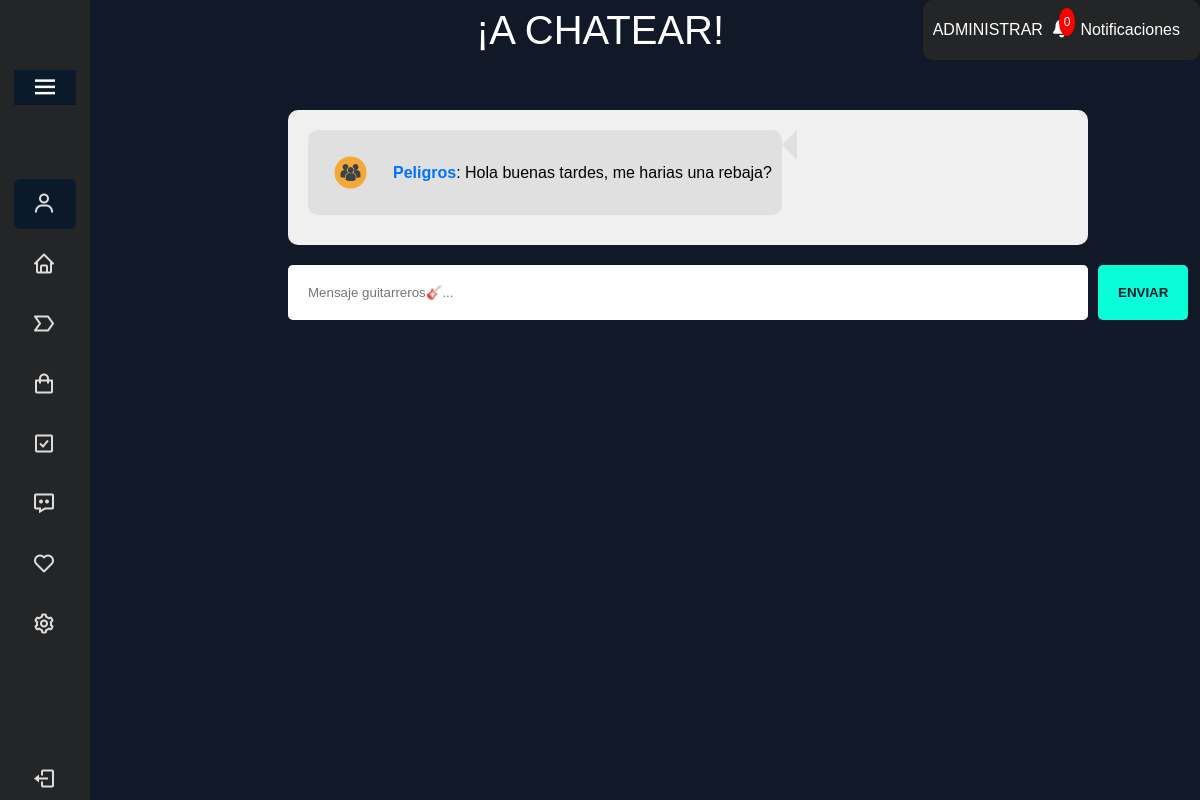
/index.php?controlador=chat&action=mostrarMensajesChat_porId&id_chat=23 (signed in), run on the app's committed database.
### tables this page shows
CREATE TABLE `usuarios` (
  `id_usuario` int(11) NOT NULL,
  `nombre` varchar(50) NOT NULL,
  `email` varchar(50) NOT NULL,
  `pass` varchar(255) NOT NULL,
  `direccion` varchar(100) NOT NULL,
  `telefono` varchar(20) NOT NULL,
  `fecha_creacion` timestamp NOT NULL DEFAULT current_timestamp(),
  `admin` int(1) NOT NULL DEFAULT 0
);

CREATE TABLE `mensajes` (
  `id_mensaje` int(11) NOT NULL,
  `id_chat` int(11) NOT NULL,
  `id_emisor` int(11) NOT NULL,
  `mensaje` text NOT NULL,
  `fecha_envio` timestamp NOT NULL DEFAULT current_timestamp()
);

### modelo/conectar.php (called while the page is built)
<?php
class Conectar {
    public static function conexion() {
        try {
            $conexion = new mysqli( '127.0.0.1:3307', 'root', '', 'guitarralandia' );
        } catch( Exception $e ) {
            die( 'Error: '.$e -> getMessage() );
        }
        return $conexion;
    }
}
?>

### controlador/menu_controlador.php (called while the page is built, shortened)
<?php
function usuarioNavbar() {
    require_once('modelo/usuarios_modelo.php');
    $datosUsuario = new Usuarios_modelo();
    $int_user = intval($_SESSION['user']);
    return $array_userName = $datosUsuario->obtener_usuario($int_user);
}
if(isset($_SESSION['user'])){
require_once('modelo/menu_modelo.php');
$notificacionesModelo = new Notificaciones_modelo();
$id_usuario = intval($_SESSION['user']);
$notificaciones = $notificacionesModelo->obtenerNotificaciones($id_usuario);
}

### modelo/usuarios_modelo.php (called while the page is built, shortened)
<?php
class Usuarios_modelo {
    private $db;
    public function __construct() {
        require_once( 'conectar.php' );
        $this->db = Conectar::conexion();
    }
    public function obtener_usuario($id) {
        $sql = "SELECT * FROM usuarios WHERE id_usuario = $id";
        $consulta = $this->db->query($sql);
        $datos = array();
        while ($registro = $consulta->fetch_assoc()) {
            $datos[] = $registro;
        }
        return $datos;
    }
    public function obtenerNombreUsuario($id_emisor) {
        $sql = "SELECT nombre FROM usuarios WHERE id_usuario = $id_emisor";
        $consulta = $this->db->query($sql);
        $datos = array();
        while ($registro = $consulta->fetch_assoc()) {
            $datos[] = $registro;
        }
        return $datos;
    }
}

### modelo/menu_modelo.php (called while the page is built, shortened)
<?php
class Notificaciones_modelo {
    private $db;
    private $notificaciones;
    public function __construct() {
        require_once( 'modelo/conectar.php' );
        $this->db = Conectar::conexion();
    }
    function obtenerNotificaciones($id_usuario) {
        $sql = "SELECT *
        FROM notificaciones
        WHERE id_usuario = '$id_usuario' AND leida = '0'
        ORDER BY fecha_creacion ASC;
        ";
        $consulta = $this->db->query($sql);
        return $this->notificaciones;
    }
}
?>

### modelo/chat_modelo.php (called while the page is built, shortened)
<?php
require_once('conectar.php');
class Chat_modelo {
    private $db;
    public function __construct() {
        $this->db = Conectar::conexion();
    }
public function get_mensajes_chat($id_chat) {
    $sql = "SELECT * FROM mensajes WHERE id_chat = $id_chat";
    $consulta = $this->db->query($sql);
    $mensajes = array();
    while ($mensaje = $consulta->fetch_assoc()) {
        $mensajes[] = $mensaje;
    }
    return $mensajes;
}
}

### vista/menu_vista.php (the view, shortened to what this page needs)
<?php
require_once('controlador/menu_controlador.php');
if (isset($_SESSION['user'])) {
    $array_username = usuarioNavbar();
    $username = $array_username[0]['nombre'];
    $esAdmin = $array_username[0]['admin'];
    if ($esAdmin == 1) {
?>
        <nav class='sidebar close'>
            <header>
                <i class='bx bx-menu toggle'></i>
            </header>
            <div class='menu-bar'>
                <div class='menuL'>
                    <li class='search-box' class='nav-link'>
                        <a href='index.php?controlador=usuarios&action=userDatos' id='username-link'>
                            <i class='bx bx-user icon' title="Usuario: <?php echo $username ?>"></i>
                        </a>
                    </li>
                    <ul class='menu-links'>
                        <li class='nav-link'>
                            <a href='index.php'>
                                <i class='bx bx-home icon' title='Principal🏠'></i>
                            </a>
                        </li>
                        <ul class='menu-links'>
                            <li class='nav-link'>
                                <a href='index.php?controlador=usuarios&action=userEnVenta'>
                                    <i class='bx bx-label icon' title='Producto en venta🛒' id="enVenta"></i>
                                </a>
                            </li>
                            <li class='nav-link'>
                                <a href='index.php?controlador=usuarios&action=userComprados'>
                                    <i class='bx bx-shopping-bag icon' title="Compras realizadas🛍️"></i>
                                </a>
                            </li>
                            <li class='nav-link'>
                                <a href='index.php?controlador=usuarios&action=userVendidos'>
                                    <i class='bx bx-check-square icon' title="Productos vendidos🤝"></i>
                                </a>
                            </li>
                            <li class='nav-link'>
                                <a href='index.php?controlador=usuarios&action=userChats'>
                                    <i class='bx bx-message-dots icon' title="Chat usuarios📨"></i>
                                </a>
                            </li>
                            <li class='nav-link'>
                                <a href='index.php?controlador=usuarios&action=userFavoritos'>
                                    <i class='bx bx-heart icon' title="Productos favoritos💓"></i>
                                </a>
                            </li>
                            <li class='nav-link'>
                                <a href='index.php?controlador=usuarios&action=userAjustes'>
                                    <i class='bx bx-cog icon' title="Ajustes⚙️"></i>
                                </a>
                            </li>
                        </ul>
                </div>
                <div class='bottom-content'>
                    <li class=''>
                        <a href='index.php?controlador=principal&action=desconectar'>
                            <i class='bx bx-log-out icon' title="Desconectar📴"></i>
                        </a>
                    </li>
                </div>
            </div>
        </nav>
        <div class='nav-dch'>
            <a href='index.php?controlador=admin'>ADMINISTRAR</a>
            <div class='notification-icon'>
                <span class='badge'>
                    <?php
                    echo is_array($notificaciones) || $notificaciones instanceof Countable ? count($notificaciones) : 0;
                    ?></span>
            </div>
            <a href='#'>Notificaciones</a>
        </div>
    <?php
    }
    ?>
    <div class='contenedor-productos'>
        <?php
    }
        ?>

### vista/chat_vista.php (shortened to what this page needs)
<?php
include 'menu_vista.php';
if (isset($_SESSION['user'])) {
    include 'menu_vista.php';
    echo '<h1 class="title">¡A CHATEAR!</h1>';
    if (isset($array_mensajes)) {
        echo '<div id="chat-container">';
        echo '<ul class="chat-list">';
        require_once('modelo/usuarios_modelo.php');
        $usuarios_modelo = new Usuarios_modelo();
        if (count($array_mensajes) > 0) {
            foreach ($array_mensajes as $value) {
                $emisor_id = $value['id_emisor'];
                $nombre_emisor = $usuarios_modelo->obtenerNombreUsuario($emisor_id);
                if ($nombre_emisor) {
                    $nombre_emisor = $nombre_emisor[0]['nombre'];
                } else {
                    $nombre_emisor = 'Usuario Desconocido';
                }
                echo '<li class="chat-item emisor_' . $emisor_id . '">';
                echo '<div class="chat-bubble">';
                echo '<div class="avatar">';
                echo '<img src="../img/chatAvatar.png" alt="Avatar">';
                echo '</div>';
                echo '<div class="mensaje">';
                echo '<span class="nombre-usuario">' . $nombre_emisor . '</span>: ' . $value['mensaje'];
                echo '</div>';
                echo '</div>';
                echo '</li>';
            }
        }
        echo '</ul>';
        echo '</div>';
        echo '<form id="form-mensaje" action="" method="POST">';
        echo '<input type="text" name="mensaje" id="mensaje" placeholder="Mensaje guitarreros🎸...">';
        echo '<button type="submit">ENVIAR</button>';
        echo '</form>';
    }
}
?>
</div>

### data on the page
mensajes: id_emisor.nombre "Peligros", mensaje "Hola buenas tardes, me harias una rebaja?"
